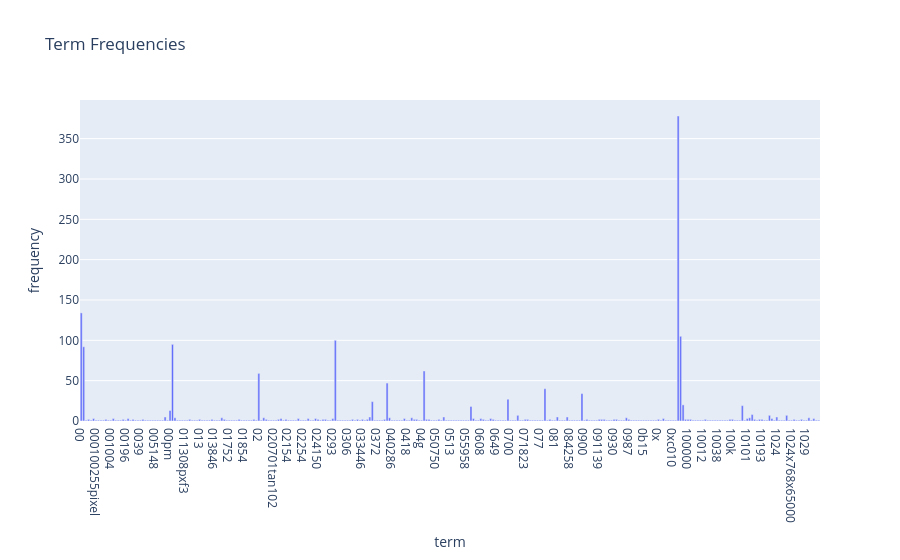

The cell this chart's notebook holds for it:
### Markdown cell above
### >>> **Exercise 12 (take home):**
If you want a nicer interactive visualization here, I would encourage you try to install and use plotly to achieve this.

### Code cell
# Answer here
import plotly.express as px

df = pd.DataFrame({
    "term": count_vect.get_feature_names_out()[:300],
    "frequency": term_frequencies[:300],
    })

fig = px.bar(
    df,
    x="term", y="frequency",
    title=f"Term Frequencies"
)

fig.show()

### Figure 1 — Plotly figure (JSON) as saved in the notebook; plotly's stock layout.template omitted (floating-point values rounded to 4 significant figures; data arrays with more than 128 entries replaced by an {"elided": "..."} marker saying what was removed)
{"data": [{"hovertemplate": "term=%{x}<br>frequency=%{y}<extra></extra>", "legendgroup": "", "marker": {"color": "#636efa", "pattern": {"shape": ""}}, "name": "", "orientation": "v", "showlegend": false, "textposition": "auto", "type": "bar", "x": {"elided": "300 str values"}, "xaxis": "x", "y": {"elided": "300 int values"}, "yaxis": "y"}], "layout": {"barmode": "relative", "legend": {"tracegroupgap": 0}, "title": {"text": "Term Frequencies"}, "xaxis": {"anchor": "y", "domain": [0, 1], "title": {"text": "term"}}, "yaxis": {"anchor": "x", "domain": [0, 1], "title": {"text": "frequency"}}}}
